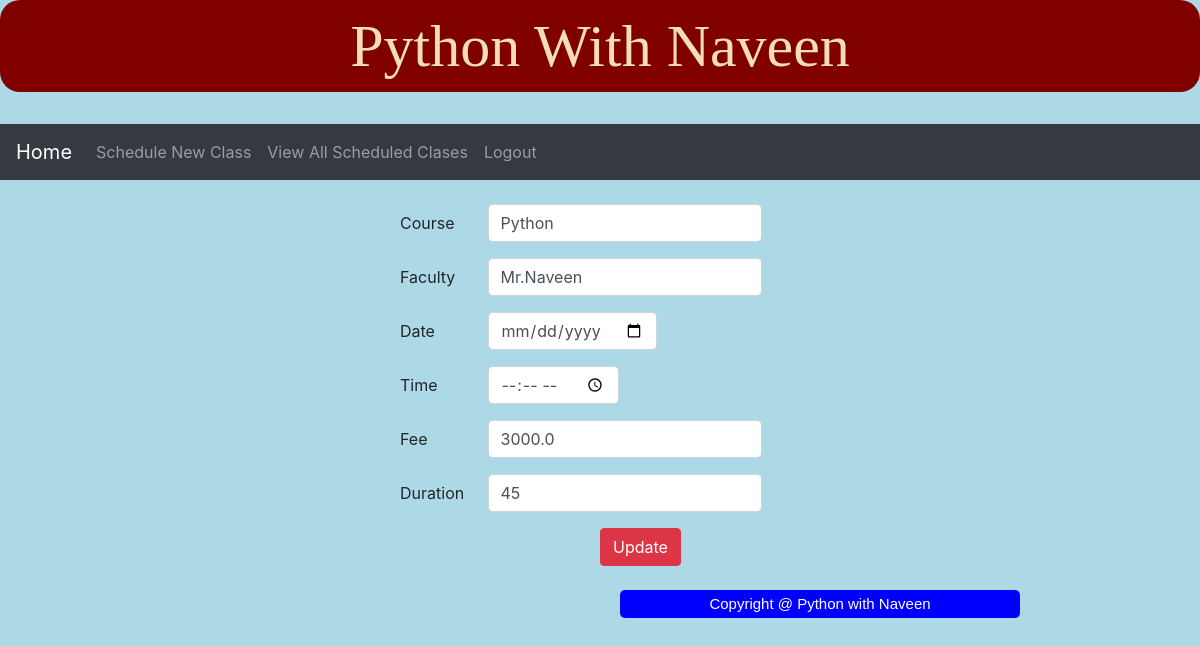
/update_course/?cid=1, run on the app's committed database.
### App/models.py (models this page shows)
class CourseModel(models.Model):
    cid=models.AutoField(primary_key=True)
    name=models.CharField(max_length=30,unique=True,default=None)
    faculty=models.CharField(max_length=30)
    date=models.DateField()
    time=models.TimeField()
    fee=models.FloatField()
    duration=models.IntegerField()

### App/views.py (the view)
# urls.py: path('update_course/',views.update_course,name='update_course'),
def update_course(request):
    no=request.GET.get('cid')
    return render(request,'update_course.html',{'data':CourseModel.objects.get(cid=no)})

### templates/update_course.html (shortened to what this page needs)
{% extends 'common.html' %}
{% block common %}
    <br>
{% include 'admin_nav.html' %}
    {% load static %}
    <br>
     <form method="post" action="{% url 'course_update' %}">
            <div class="form-group row">
                <label for="inputPassword" class="col-sm-1 col-form-label" style="margin-left: 400px">Course</label>
                <div class="col-sm1" style="text-align: center">
                    <input type="text" class="form-control" id="inputPassword" name="u1" value="{{ data.name }}">
                </div>
            </div>
            <div class="form-group row">
                <label for="inputPassword" class="col-sm-1 col-form-label" style="margin-left: 400px">Faculty</label>
                <div class="col-sm1" style="text-align: center">
                    <input type="text" class="form-control" id="inputPassword" name="u2" value="{{ data.faculty }}" >
                </div>
            </div>
             <div class="form-group row">
                <label for="inputPassword" class="col-sm-1 col-form-label" style="margin-left: 400px">Date</label>
                <div class="col-sm1" style="text-align: center">
                    <input type="date" class="form-control" id="inputPassword" name="u3" value="{{ data.date }}">
                </div>
            </div>
             <div class="form-group row">
                <label for="inputPassword" class="col-sm-1 col-form-label" style="margin-left: 400px">Time</label>
                <div class="col-sm1" style="text-align: center">
                    <input type="time" class="form-control" id="inputPassword" name='u4' value="{{ data.time }}">
                </div>
            </div>
             <div class="form-group row">
                <label for="inputPassword" class="col-sm-1 col-form-label" style="margin-left: 400px">Fee</label>
                <div class="col-sm1" style="text-align: center">
                    <input type="number" class="form-control" id="inputPassword" name="u5" value="{{ data.fee }}">
                </div>
            </div>
             <div class="form-group row">
                <label for="inputPassword" class="col-sm-1 col-form-label" style="margin-left: 400px">Duration</label>
                <div class="col-sm1" style="text-align: center">
                    <input type="number" class="form-control" id="inputPassword" name="u6" value="{{ data.duration }}">
                </div>
            </div>
              <button type="submit" class="btn btn-danger" style="margin-left: 600px">Update</button>
     </form>
{% endblock %}

### templates/update_course.html (style rules this page uses)
body { background-color: lightblue }

### data on the page
CourseModel: u1 "Python", u2 "Mr.Naveen", u5 "3000.0", u6 "45"
